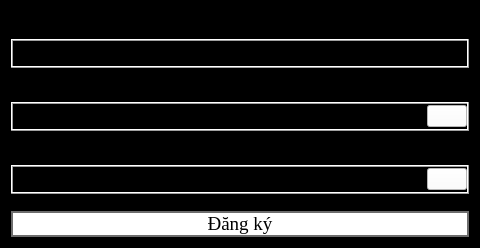
<?xml version="1.0" encoding="UTF-8"?>
<ui version="4.0">
 <class>Dialog</class>
 <widget class="QDialog" name="Dialog">
  <property name="geometry">
   <rect>
    <x>0</x>
    <y>0</y>
    <width>480</width>
    <height>248</height>
   </rect>
  </property>
  <property name="maximumSize">
   <size>
    <width>480</width>
    <height>248</height>
   </size>
  </property>
  <property name="palette">
   <palette>
    <active>
     <colorrole role="WindowText">
      <brush brushstyle="SolidPattern">
       <color alpha="255">
        <red>0</red>
        <green>0</green>
        <blue>0</blue>
       </color>
      </brush>
     </colorrole>
     <colorrole role="Button">
      <brush brushstyle="SolidPattern">
       <color alpha="255">
        <red>0</red>
        <green>0</green>
        <blue>0</blue>
       </color>
      </brush>
     </colorrole>
     <colorrole role="Text">
      <brush brushstyle="SolidPattern">
       <color alpha="255">
        <red>0</red>
        <green>0</green>
        <blue>0</blue>
       </color>
      </brush>
     </colorrole>
     <colorrole role="ButtonText">
      <brush brushstyle="SolidPattern">
       <color alpha="255">
        <red>0</red>
        <green>0</green>
        <blue>0</blue>
       </color>
      </brush>
     </colorrole>
     <colorrole role="Base">
      <brush brushstyle="SolidPattern">
       <color alpha="255">
        <red>0</red>
        <green>0</green>
        <blue>0</blue>
       </color>
      </brush>
     </colorrole>
     <colorrole role="Window">
      <brush brushstyle="SolidPattern">
       <color alpha="255">
        <red>0</red>
        <green>0</green>
        <blue>0</blue>
       </color>
      </brush>
     </colorrole>
     <colorrole role="Highlight">
      <brush brushstyle="SolidPattern">
       <color alpha="255">
        <red>11</red>
        <green>202</green>
        <blue>255</blue>
       </color>
      </brush>
     </colorrole>
     <colorrole role="HighlightedText">
      <brush brushstyle="SolidPattern">
       <color alpha="255">
        <red>0</red>
        <green>0</green>
        <blue>0</blue>
       </color>
      </brush>
     </colorrole>
     <colorrole role="AlternateBase">
      <brush brushstyle="SolidPattern">
       <color alpha="255">
        <red>85</red>
        <green>170</green>
        <blue>255</blue>
       </color>
      </brush>
     </colorrole>
    </active>
    <inactive>
     <colorrole role="WindowText">
      <brush brushstyle="SolidPattern">
       <color alpha="255">
        <red>0</red>
        <green>0</green>
        <blue>0</blue>
       </color>
      </brush>
     </colorrole>
     <colorrole role="Button">
      <brush brushstyle="SolidPattern">
       <color alpha="255">
        <red>0</red>
        <green>0</green>
        <blue>0</blue>
       </color>
      </brush>
     </colorrole>
     <colorrole role="Text">
      <brush brushstyle="SolidPattern">
       <color alpha="255">
        <red>0</red>
        <green>0</green>
        <blue>0</blue>
       </color>
      </brush>
     </colorrole>
     <colorrole role="ButtonText">
      <brush brushstyle="SolidPattern">
       <color alpha="255">
        <red>0</red>
        <green>0</green>
        <blue>0</blue>
       </color>
      </brush>
     </colorrole>
     <colorrole role="Base">
      <brush brushstyle="SolidPattern">
       <color alpha="255">
        <red>0</red>
        <green>0</green>
        <blue>0</blue>
       </color>
      </brush>
     </colorrole>
     <colorrole role="Window">
      <brush brushstyle="SolidPattern">
       <color alpha="255">
        <red>0</red>
        <green>0</green>
        <blue>0</blue>
       </color>
      </brush>
     </colorrole>
     <colorrole role="Highlight">
      <brush brushstyle="SolidPattern">
       <color alpha="255">
        <red>11</red>
        <green>202</green>
        <blue>255</blue>
       </color>
      </brush>
     </colorrole>
     <colorrole role="HighlightedText">
      <brush brushstyle="SolidPattern">
       <color alpha="255">
        <red>0</red>
        <green>0</green>
        <blue>0</blue>
       </color>
      </brush>
     </colorrole>
     <colorrole role="AlternateBase">
      <brush brushstyle="SolidPattern">
       <color alpha="255">
        <red>85</red>
        <green>170</green>
        <blue>255</blue>
       </color>
      </brush>
     </colorrole>
    </inactive>
    <disabled>
     <colorrole role="Button">
      <brush brushstyle="SolidPattern">
       <color alpha="255">
        <red>0</red>
        <green>0</green>
        <blue>0</blue>
       </color>
      </brush>
     </colorrole>
     <colorrole role="Base">
      <brush brushstyle="SolidPattern">
       <color alpha="255">
        <red>0</red>
        <green>0</green>
        <blue>0</blue>
       </color>
      </brush>
     </colorrole>
     <colorrole role="Window">
      <brush brushstyle="SolidPattern">
       <color alpha="255">
        <red>0</red>
        <green>0</green>
        <blue>0</blue>
       </color>
      </brush>
     </colorrole>
     <colorrole role="HighlightedText">
      <brush brushstyle="SolidPattern">
       <color alpha="255">
        <red>0</red>
        <green>0</green>
        <blue>0</blue>
       </color>
      </brush>
     </colorrole>
     <colorrole role="AlternateBase">
      <brush brushstyle="SolidPattern">
       <color alpha="255">
        <red>85</red>
        <green>170</green>
        <blue>255</blue>
       </color>
      </brush>
     </colorrole>
    </disabled>
   </palette>
  </property>
  <property name="windowTitle">
   <string>Đăng ký</string>
  </property>
  <property name="windowIcon">
   <iconset resource="../resources.qrc">
    <normaloff>:/images/ui/images/icon_remove_background.png</normaloff>:/images/ui/images/icon_remove_background.png</iconset>
  </property>
  <property name="styleSheet">
   <string notr="true">#Dialog {
border-image: url(:/images/ui/images/z6098206412945_c18442c295b849f00bada2cde9bc1511_enhanced.jpg)  0 0 0 0 stretch stretch;
}

.QLabel {
color:black;
}

.QFrame {
background-color: white;
}
.QFrame &gt; .QLineEdit {
background-color:white;
color:black;
}</string>
  </property>
  <layout class="QVBoxLayout" name="verticalLayout">
   <item>
    <widget class="QLabel" name="username">
     <property name="sizePolicy">
      <sizepolicy hsizetype="Maximum" vsizetype="Maximum">
       <horstretch>0</horstretch>
       <verstretch>0</verstretch>
      </sizepolicy>
     </property>
     <property name="maximumSize">
      <size>
       <width>16777215</width>
       <height>16777215</height>
      </size>
     </property>
     <property name="font">
      <font>
       <family>Times New Roman</family>
       <pointsize>14</pointsize>
      </font>
     </property>
     <property name="text">
      <string>Tên người dùng</string>
     </property>
    </widget>
   </item>
   <item>
    <widget class="QFrame" name="verticalFrame">
     <property name="frameShape">
      <enum>QFrame::Shape::Box</enum>
     </property>
     <property name="frameShadow">
      <enum>QFrame::Shadow::Raised</enum>
     </property>
     <layout class="QHBoxLayout" name="horizontalLayout_2">
      <property name="spacing">
       <number>0</number>
      </property>
      <property name="leftMargin">
       <number>0</number>
      </property>
      <property name="topMargin">
       <number>0</number>
      </property>
      <property name="rightMargin">
       <number>0</number>
      </property>
      <property name="bottomMargin">
       <number>0</number>
      </property>
      <item>
       <widget class="QLineEdit" name="username_input">
        <property name="sizePolicy">
         <sizepolicy hsizetype="Expanding" vsizetype="Maximum">
          <horstretch>0</horstretch>
          <verstretch>0</verstretch>
         </sizepolicy>
        </property>
        <property name="maximumSize">
         <size>
          <width>16777215</width>
          <height>16777215</height>
         </size>
        </property>
        <property name="font">
         <font>
          <family>Times New Roman</family>
          <pointsize>12</pointsize>
         </font>
        </property>
        <property name="frame">
         <bool>false</bool>
        </property>
       </widget>
      </item>
     </layout>
    </widget>
   </item>
   <item>
    <widget class="QLabel" name="password">
     <property name="sizePolicy">
      <sizepolicy hsizetype="Maximum" vsizetype="Maximum">
       <horstretch>0</horstretch>
       <verstretch>0</verstretch>
      </sizepolicy>
     </property>
     <property name="maximumSize">
      <size>
       <width>16777215</width>
       <height>16777215</height>
      </size>
     </property>
     <property name="font">
      <font>
       <family>Times New Roman</family>
       <pointsize>14</pointsize>
      </font>
     </property>
     <property name="text">
      <string>Mật khẩu</string>
     </property>
    </widget>
   </item>
   <item>
    <widget class="QFrame" name="horizontalFrame">
     <property name="frameShape">
      <enum>QFrame::Shape::Box</enum>
     </property>
     <property name="frameShadow">
      <enum>QFrame::Shadow::Raised</enum>
     </property>
     <layout class="QHBoxLayout" name="horizontalLayout">
      <property name="spacing">
       <number>0</number>
      </property>
      <property name="leftMargin">
       <number>0</number>
      </property>
      <property name="topMargin">
       <number>0</number>
      </property>
      <property name="rightMargin">
       <number>0</number>
      </property>
      <property name="bottomMargin">
       <number>0</number>
      </property>
      <item>
       <widget class="QLineEdit" name="password_input">
        <property name="sizePolicy">
         <sizepolicy hsizetype="Minimum" vsizetype="Maximum">
          <horstretch>0</horstretch>
          <verstretch>0</verstretch>
         </sizepolicy>
        </property>
        <property name="maximumSize">
         <size>
          <width>16777215</width>
          <height>16777215</height>
         </size>
        </property>
        <property name="font">
         <font>
          <family>Times New Roman</family>
          <pointsize>12</pointsize>
         </font>
        </property>
        <property name="frame">
         <bool>false</bool>
        </property>
       </widget>
      </item>
      <item>
       <widget class="QPushButton" name="toggle_button">
        <property name="sizePolicy">
         <sizepolicy hsizetype="Maximum" vsizetype="Fixed">
          <horstretch>0</horstretch>
          <verstretch>0</verstretch>
         </sizepolicy>
        </property>
        <property name="palette">
         <palette>
          <active>
           <colorrole role="Button">
            <brush brushstyle="SolidPattern">
             <color alpha="255">
              <red>255</red>
              <green>255</green>
              <blue>255</blue>
             </color>
            </brush>
           </colorrole>
           <colorrole role="Base">
            <brush brushstyle="SolidPattern">
             <color alpha="255">
              <red>255</red>
              <green>255</green>
              <blue>255</blue>
             </color>
            </brush>
           </colorrole>
           <colorrole role="Window">
            <brush brushstyle="SolidPattern">
             <color alpha="255">
              <red>255</red>
              <green>255</green>
              <blue>255</blue>
             </color>
            </brush>
           </colorrole>
           <colorrole role="Accent">
            <brush brushstyle="SolidPattern">
             <color alpha="255">
              <red>85</red>
              <green>170</green>
              <blue>255</blue>
             </color>
            </brush>
           </colorrole>
          </active>
          <inactive>
           <colorrole role="Button">
            <brush brushstyle="SolidPattern">
             <color alpha="255">
              <red>255</red>
              <green>255</green>
              <blue>255</blue>
             </color>
            </brush>
           </colorrole>
           <colorrole role="Base">
            <brush brushstyle="SolidPattern">
             <color alpha="255">
              <red>255</red>
              <green>255</green>
              <blue>255</blue>
             </color>
            </brush>
           </colorrole>
           <colorrole role="Window">
            <brush brushstyle="SolidPattern">
             <color alpha="255">
              <red>255</red>
              <green>255</green>
              <blue>255</blue>
             </color>
            </brush>
           </colorrole>
           <colorrole role="Accent">
            <brush brushstyle="SolidPattern">
             <color alpha="255">
              <red>85</red>
              <green>170</green>
              <blue>255</blue>
             </color>
            </brush>
           </colorrole>
          </inactive>
          <disabled>
           <colorrole role="Button">
            <brush brushstyle="SolidPattern">
             <color alpha="255">
              <red>255</red>
              <green>255</green>
              <blue>255</blue>
             </color>
            </brush>
           </colorrole>
           <colorrole role="ButtonText">
            <brush brushstyle="SolidPattern">
             <color alpha="135">
              <red>255</red>
              <green>255</green>
              <blue>255</blue>
             </color>
            </brush>
           </colorrole>
           <colorrole role="Base">
            <brush brushstyle="SolidPattern">
             <color alpha="255">
              <red>255</red>
              <green>255</green>
              <blue>255</blue>
             </color>
            </brush>
           </colorrole>
           <colorrole role="Window">
            <brush brushstyle="SolidPattern">
             <color alpha="255">
              <red>255</red>
              <green>255</green>
              <blue>255</blue>
             </color>
            </brush>
           </colorrole>
           <colorrole role="Accent">
            <brush brushstyle="SolidPattern">
             <color alpha="255">
              <red>85</red>
              <green>170</green>
              <blue>255</blue>
             </color>
            </brush>
           </colorrole>
          </disabled>
         </palette>
        </property>
        <property name="mouseTracking">
         <bool>false</bool>
        </property>
        <property name="autoFillBackground">
         <bool>false</bool>
        </property>
        <property name="styleSheet">
         <string notr="true">#toggle_button:enable{
background-color: white;

}

#toggle_button{
background-color: white;

}
</string>
        </property>
        <property name="text">
         <string/>
        </property>
        <property name="autoDefault">
         <bool>false</bool>
        </property>
        <property name="default">
         <bool>false</bool>
        </property>
        <property name="flat">
         <bool>false</bool>
        </property>
       </widget>
      </item>
     </layout>
    </widget>
   </item>
   <item>
    <widget class="QLabel" name="confirm_password">
     <property name="sizePolicy">
      <sizepolicy hsizetype="Maximum" vsizetype="Maximum">
       <horstretch>0</horstretch>
       <verstretch>0</verstretch>
      </sizepolicy>
     </property>
     <property name="maximumSize">
      <size>
       <width>16777215</width>
       <height>16777215</height>
      </size>
     </property>
     <property name="font">
      <font>
       <family>Times New Roman</family>
       <pointsize>14</pointsize>
      </font>
     </property>
     <property name="text">
      <string>Mật khẩu xác nhận</string>
     </property>
    </widget>
   </item>
   <item>
    <widget class="QFrame" name="horizontalFrame_2">
     <property name="frameShape">
      <enum>QFrame::Shape::Box</enum>
     </property>
     <property name="frameShadow">
      <enum>QFrame::Shadow::Raised</enum>
     </property>
     <layout class="QHBoxLayout" name="horizontalLayout_4">
      <property name="spacing">
       <number>0</number>
      </property>
      <property name="leftMargin">
       <number>0</number>
      </property>
      <property name="topMargin">
       <number>0</number>
      </property>
      <property name="rightMargin">
       <number>0</number>
      </property>
      <property name="bottomMargin">
       <number>0</number>
      </property>
      <item>
       <widget class="QLineEdit" name="confirm_password_input">
        <property name="sizePolicy">
         <sizepolicy hsizetype="Minimum" vsizetype="Maximum">
          <horstretch>0</horstretch>
          <verstretch>0</verstretch>
         </sizepolicy>
        </property>
        <property name="maximumSize">
         <size>
          <width>16777215</width>
          <height>16777215</height>
         </size>
        </property>
        <property name="font">
         <font>
          <family>Times New Roman</family>
          <pointsize>12</pointsize>
         </font>
        </property>
        <property name="frame">
         <bool>false</bool>
        </property>
       </widget>
      </item>
      <item>
       <widget class="QPushButton" name="toggle_button_3">
        <property name="sizePolicy">
         <sizepolicy hsizetype="Maximum" vsizetype="Fixed">
          <horstretch>0</horstretch>
          <verstretch>0</verstretch>
         </sizepolicy>
        </property>
        <property name="palette">
         <palette>
          <active>
           <colorrole role="Button">
            <brush brushstyle="SolidPattern">
             <color alpha="255">
              <red>255</red>
              <green>255</green>
              <blue>255</blue>
             </color>
            </brush>
           </colorrole>
           <colorrole role="Base">
            <brush brushstyle="SolidPattern">
             <color alpha="255">
              <red>255</red>
              <green>255</green>
              <blue>255</blue>
             </color>
            </brush>
           </colorrole>
           <colorrole role="Window">
            <brush brushstyle="SolidPattern">
             <color alpha="255">
              <red>255</red>
              <green>255</green>
              <blue>255</blue>
             </color>
            </brush>
           </colorrole>
           <colorrole role="Accent">
            <brush brushstyle="SolidPattern">
             <color alpha="255">
              <red>85</red>
              <green>170</green>
              <blue>255</blue>
             </color>
            </brush>
           </colorrole>
          </active>
          <inactive>
           <colorrole role="Button">
            <brush brushstyle="SolidPattern">
             <color alpha="255">
              <red>255</red>
              <green>255</green>
              <blue>255</blue>
             </color>
            </brush>
           </colorrole>
           <colorrole role="Base">
            <brush brushstyle="SolidPattern">
             <color alpha="255">
              <red>255</red>
              <green>255</green>
              <blue>255</blue>
             </color>
            </brush>
           </colorrole>
           <colorrole role="Window">
            <brush brushstyle="SolidPattern">
             <color alpha="255">
              <red>255</red>
              <green>255</green>
              <blue>255</blue>
             </color>
            </brush>
           </colorrole>
           <colorrole role="Accent">
            <brush brushstyle="SolidPattern">
             <color alpha="255">
              <red>85</red>
              <green>170</green>
              <blue>255</blue>
             </color>
            </brush>
           </colorrole>
          </inactive>
          <disabled>
           <colorrole role="Button">
            <brush brushstyle="SolidPattern">
             <color alpha="107">
              <red>255</red>
              <green>255</green>
              <blue>255</blue>
             </color>
            </brush>
           </colorrole>
           <colorrole role="ButtonText">
            <brush brushstyle="SolidPattern">
             <color alpha="135">
              <red>255</red>
              <green>255</green>
              <blue>255</blue>
             </color>
            </brush>
           </colorrole>
           <colorrole role="Base">
            <brush brushstyle="SolidPattern">
             <color alpha="255">
              <red>255</red>
              <green>255</green>
              <blue>255</blue>
             </color>
            </brush>
           </colorrole>
           <colorrole role="Window">
            <brush brushstyle="SolidPattern">
             <color alpha="255">
              <red>255</red>
              <green>255</green>
              <blue>255</blue>
             </color>
            </brush>
           </colorrole>
           <colorrole role="Accent">
            <brush brushstyle="SolidPattern">
             <color alpha="255">
              <red>85</red>
              <green>170</green>
              <blue>255</blue>
             </color>
            </brush>
           </colorrole>
          </disabled>
         </palette>
        </property>
        <property name="mouseTracking">
         <bool>false</bool>
        </property>
        <property name="autoFillBackground">
         <bool>false</bool>
        </property>
        <property name="styleSheet">
         <string notr="true">#toggle_button:enable{
background-color: white;

}

#toggle_button{
background-color: white;

}
</string>
        </property>
        <property name="text">
         <string/>
        </property>
        <property name="autoDefault">
         <bool>false</bool>
        </property>
        <property name="default">
         <bool>false</bool>
        </property>
        <property name="flat">
         <bool>false</bool>
        </property>
       </widget>
      </item>
     </layout>
    </widget>
   </item>
   <item>
    <spacer name="verticalSpacer">
     <property name="orientation">
      <enum>Qt::Orientation::Vertical</enum>
     </property>
     <property name="sizeType">
      <enum>QSizePolicy::Policy::Maximum</enum>
     </property>
     <property name="sizeHint" stdset="0">
      <size>
       <width>13</width>
       <height>11</height>
      </size>
     </property>
    </spacer>
   </item>
   <item>
    <widget class="QPushButton" name="register_button">
     <property name="sizePolicy">
      <sizepolicy hsizetype="Minimum" vsizetype="Maximum">
       <horstretch>0</horstretch>
       <verstretch>0</verstretch>
      </sizepolicy>
     </property>
     <property name="font">
      <font>
       <family>Times New Roman</family>
       <pointsize>14</pointsize>
      </font>
     </property>
     <property name="styleSheet">
      <string notr="true">#register_button:hover{
background-color:black;
color: white;
}

#register_button {;
background:white;
border:2px solid rgb(109, 109, 109);
color:black;
}

</string>
     </property>
     <property name="text">
      <string>Đăng ký</string>
     </property>
    </widget>
   </item>
  </layout>
 </widget>
 <resources>
  <include location="../resources.qrc"/>
 </resources>
 <connections/>
</ui>
